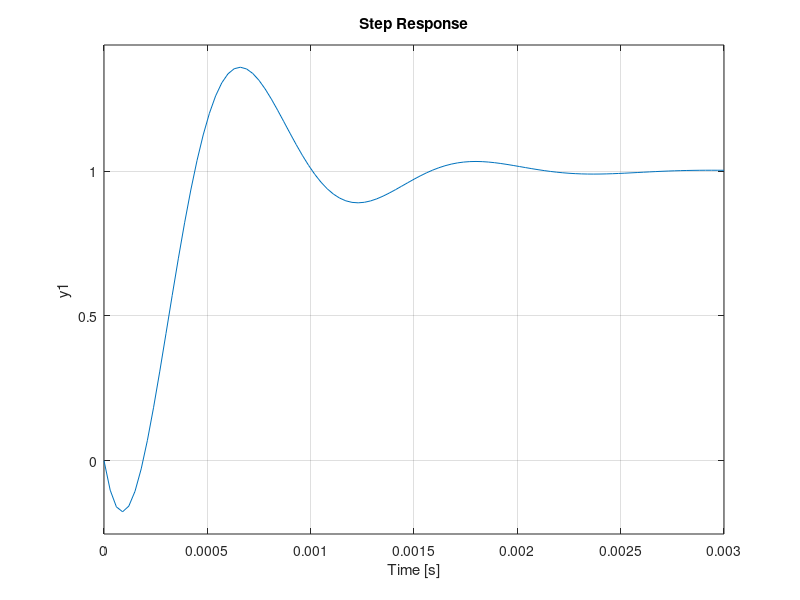

The MATLAB source for this figure:
% Boost Converter TF
clc 

L = 2.7648e-3;
C = 1.666667e-6;
R = 144;
E = 48;
D = 0.6;

Dp = 1-D;
V = E/Dp; % Voltage output desired

Gd3 = 2*V;
Gd2 = (Dp^2)*R;

Gd1 = Gd3/Gd2;
Gd0 = V/Dp;

wy = 2/(R*C);
wz = -((Dp^2)*R)/L;
wo = Dp/(sqrt(L*C));
Q = Dp*R*sqrt(C/L);

zeta = 1/(2*Q);

Td = (2*pi)/(wo*sqrt(1-zeta^2));
delta = exp(-(pi*zeta)/(sqrt(1-zeta^2)));

numI = [Gd1*((wo^2)/wy) Gd1*(wo^2)];
numV = [((wo^2)/wz) (wo^2)];
den = [1 wo/Q wo^2];

Gid = tf(numI,den); % minimum fase
Gvd = tf(numV,den); % non-minimum fase

step(Gvd)
